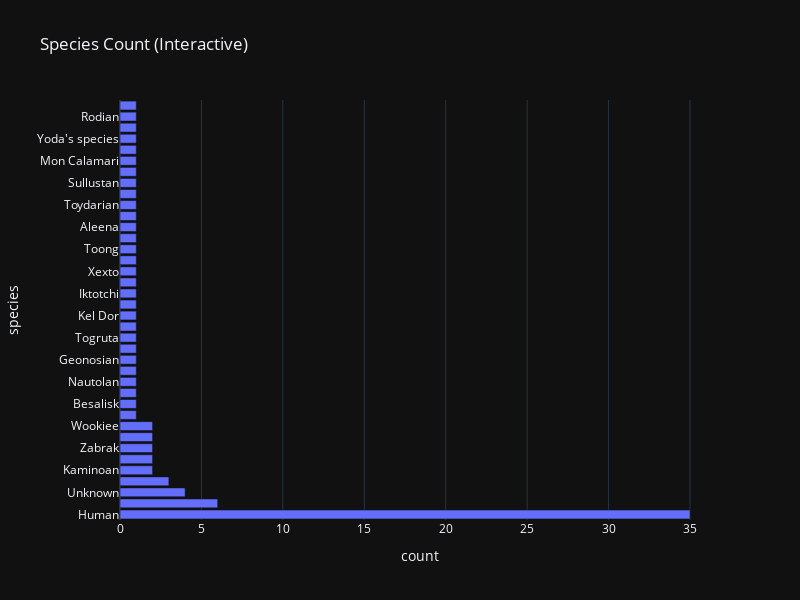

The notebook cell saved with this chart:
### Markdown cell above
## interactive bar plot for categorical variables

### Code cell
import plotly.express as px

# Aggregate species counts
species_counts = df_cleaned['species'].value_counts().reset_index()
species_counts.columns = ['species', 'count'] # ensure the count column is called 'count'

# Create interactive bar chart
fig = px.bar(species_counts,
             x='count',
             y='species',
             orientation='h',              # This makes it horizontal
             title='Species Count (Interactive)',
             template='plotly_dark',
             width=800,
             height=600)

fig.show()

### Figure 1 — Plotly figure (JSON) as saved in the notebook; plotly's stock layout.template omitted (floating-point values rounded to 4 significant figures)
{"data": [{"hovertemplate": "count=%{x}<br>species=%{y}<extra></extra>", "legendgroup": "", "marker": {"color": "#636efa", "pattern": {"shape": ""}}, "name": "", "orientation": "h", "showlegend": false, "textposition": "auto", "type": "bar", "x": [35, 6, 4, 3, 2, 2, 2, 2, 2, 1, 1, 1, 1, 1, 1, 1, 1, 1, 1, 1, 1, 1, 1, 1, 1, 1, 1, 1, 1, 1, 1, 1, 1, 1, 1, 1, 1, 1], "xaxis": "x", "y": ["Human", "Droid", "Unknown", "Gungan", "Kaminoan", "Twi'lek", "Zabrak", "Mirialan", "Wookiee", "Skakoan", "Besalisk", "Clawdite", "Nautolan", "Muun", "Geonosian", "Chagrian", "Togruta", "Kaleesh", "Kel Dor", "Quermian", "Iktotchi", "Tholothian", "Xexto", "Cerean", "Toong", "Vulptereen", "Aleena", "Dug", "Toydarian", "Neimodian", "Sullustan", "Ewok", "Mon Calamari", "Trandoshan", "Yoda's species", "Hutt", "Rodian", "Pau'an"], "yaxis": "y"}], "layout": {"barmode": "relative", "height": 600, "legend": {"tracegroupgap": 0}, "title": {"text": "Species Count (Interactive)"}, "width": 800, "xaxis": {"anchor": "y", "domain": [0, 1], "title": {"text": "count"}}, "yaxis": {"anchor": "x", "domain": [0, 1], "title": {"text": "species"}}}}
